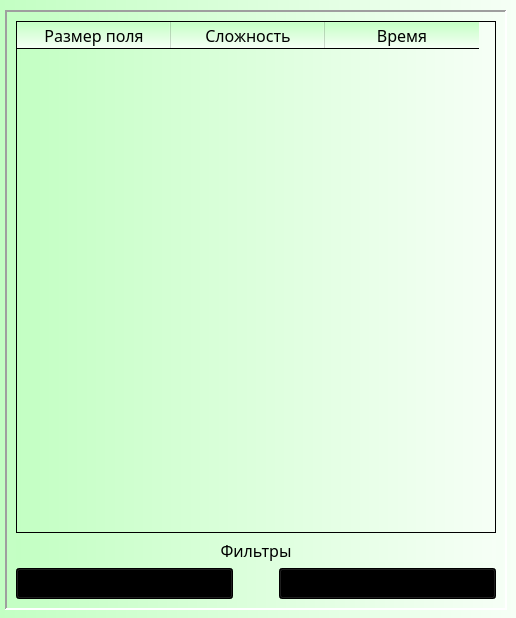
<?xml version="1.0" encoding="UTF-8"?>
<ui version="4.0">
 <class>Dialog</class>
 <widget class="QDialog" name="Dialog">
  <property name="geometry">
   <rect>
    <x>0</x>
    <y>0</y>
    <width>516</width>
    <height>618</height>
   </rect>
  </property>
  <property name="font">
   <font>
    <family>Golos UI</family>
    <pointsize>12</pointsize>
   </font>
  </property>
  <property name="windowTitle">
   <string>Параметры</string>
  </property>
  <property name="styleSheet">
   <string notr="true">
background-color: qlineargradient(spread:pad, x1:0, y1:0, x2:1, y2:0, stop:0 rgba(195, 255, 195, 255), stop:1 rgba(246, 255, 246, 255));</string>
  </property>
  <widget class="QFrame" name="gridFrame">
   <property name="geometry">
    <rect>
     <x>5</x>
     <y>10</y>
     <width>502</width>
     <height>600</height>
    </rect>
   </property>
   <property name="font">
    <font>
     <family>Golos UI</family>
     <pointsize>12</pointsize>
    </font>
   </property>
   <property name="frameShape">
    <enum>QFrame::Panel</enum>
   </property>
   <property name="frameShadow">
    <enum>QFrame::Sunken</enum>
   </property>
   <property name="lineWidth">
    <number>2</number>
   </property>
   <layout class="QGridLayout" name="gridLayout">
    <item row="0" column="0">
     <widget class="QTableWidget" name="tableWidget">
      <property name="font">
       <font>
        <family>Golos UI</family>
        <pointsize>12</pointsize>
       </font>
      </property>
      <property name="rowCount">
       <number>0</number>
      </property>
      <property name="columnCount">
       <number>3</number>
      </property>
      <attribute name="horizontalHeaderDefaultSectionSize">
       <number>154</number>
      </attribute>
      <column>
       <property name="text">
        <string>Размер поля</string>
       </property>
       <property name="font">
        <font>
         <family>Golos UI</family>
         <pointsize>12</pointsize>
        </font>
       </property>
      </column>
      <column>
       <property name="text">
        <string>Сложность</string>
       </property>
       <property name="font">
        <font>
         <family>Golos UI</family>
         <pointsize>12</pointsize>
        </font>
       </property>
      </column>
      <column>
       <property name="text">
        <string>Время</string>
       </property>
       <property name="font">
        <font>
         <family>Golos UI</family>
         <pointsize>12</pointsize>
        </font>
       </property>
      </column>
     </widget>
    </item>
    <item row="2" column="0">
     <layout class="QGridLayout" name="gridLayout_2">
      <item row="0" column="2">
       <widget class="QComboBox" name="comboBox_2">
        <property name="font">
         <font>
          <family>Golos UI</family>
          <pointsize>12</pointsize>
         </font>
        </property>
        <item>
         <property name="text">
          <string>Сложность</string>
         </property>
        </item>
        <item>
         <property name="text">
          <string>Лёгкая</string>
         </property>
        </item>
        <item>
         <property name="text">
          <string>Средняя</string>
         </property>
        </item>
        <item>
         <property name="text">
          <string>Сложная</string>
         </property>
        </item>
       </widget>
      </item>
      <item row="0" column="0">
       <widget class="QComboBox" name="comboBox">
        <property name="font">
         <font>
          <family>Golos UI</family>
          <pointsize>12</pointsize>
         </font>
        </property>
        <item>
         <property name="text">
          <string>Размер поля</string>
         </property>
        </item>
        <item>
         <property name="text">
          <string>Маленький</string>
         </property>
        </item>
        <item>
         <property name="text">
          <string>Средний</string>
         </property>
        </item>
        <item>
         <property name="text">
          <string>Большой</string>
         </property>
        </item>
       </widget>
      </item>
      <item row="0" column="1">
       <spacer name="horizontalSpacer">
        <property name="orientation">
         <enum>Qt::Horizontal</enum>
        </property>
        <property name="sizeType">
         <enum>QSizePolicy::Preferred</enum>
        </property>
        <property name="sizeHint" stdset="0">
         <size>
          <width>40</width>
          <height>20</height>
         </size>
        </property>
       </spacer>
      </item>
     </layout>
    </item>
    <item row="1" column="0">
     <widget class="QLabel" name="label">
      <property name="font">
       <font>
        <family>Golos UI</family>
        <pointsize>12</pointsize>
       </font>
      </property>
      <property name="text">
       <string>Фильтры</string>
      </property>
      <property name="alignment">
       <set>Qt::AlignCenter</set>
      </property>
     </widget>
    </item>
   </layout>
  </widget>
 </widget>
 <resources/>
 <connections/>
</ui>
